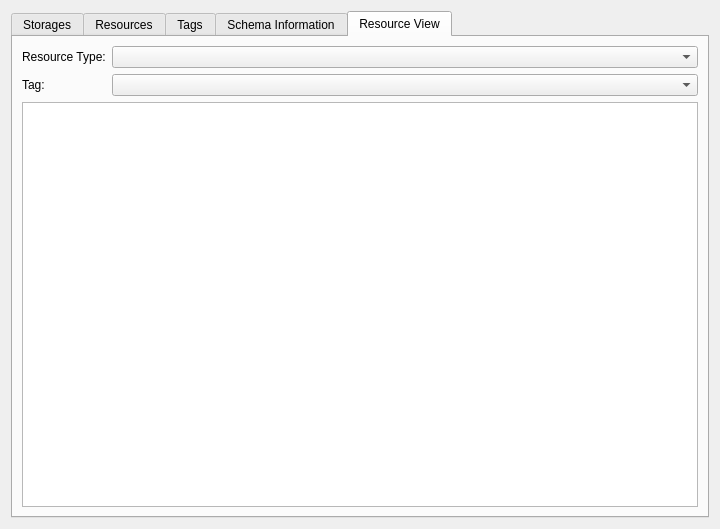
<?xml version="1.0" encoding="UTF-8"?>
<ui version="4.0">
 <author>
    SPDX-FileCopyrightText: none
    SPDX-License-Identifier: GPL-3.0-or-later
  </author>
 <class>WdgDbExplorer</class>
 <widget class="QWidget" name="WdgDbExplorer">
  <property name="minimumSize">
   <size>
    <width>720</width>
    <height>0</height>
   </size>
  </property>
  <layout class="QGridLayout" name="gridLayout">
   <item row="0" column="1">
    <widget class="QTabWidget" name="tabWidget">
     <property name="currentIndex">
      <number>4</number>
     </property>
     <widget class="QWidget" name="tabStorages">
      <attribute name="title">
       <string>Storages</string>
      </attribute>
      <layout class="QVBoxLayout" name="verticalLayout">
       <item>
        <widget class="QTableView" name="tableStorages">
         <attribute name="horizontalHeaderStretchLastSection">
          <bool>true</bool>
         </attribute>
        </widget>
       </item>
      </layout>
     </widget>
     <widget class="QWidget" name="tabResources">
      <attribute name="title">
       <string>Resources</string>
      </attribute>
      <layout class="QFormLayout" name="formLayout_4">
       <item row="0" column="0">
        <widget class="QLabel" name="label">
         <property name="text">
          <string>Resource Type</string>
         </property>
        </widget>
       </item>
       <item row="0" column="1">
        <widget class="QComboBox" name="cmbResourceTypes"/>
       </item>
       <item row="1" column="0" colspan="2">
        <widget class="QTableView" name="tableResources">
         <attribute name="horizontalHeaderStretchLastSection">
          <bool>true</bool>
         </attribute>
        </widget>
       </item>
       <item row="2" column="0" colspan="2">
        <widget class="QWidget" name="wdgResourceData" native="true">
         <layout class="QHBoxLayout" name="horizontalLayout">
          <property name="leftMargin">
           <number>0</number>
          </property>
          <property name="topMargin">
           <number>0</number>
          </property>
          <property name="rightMargin">
           <number>0</number>
          </property>
          <property name="bottomMargin">
           <number>0</number>
          </property>
          <item>
           <widget class="QGroupBox" name="groupBox_2">
            <property name="title">
             <string>Thumbnail</string>
            </property>
            <layout class="QVBoxLayout" name="verticalLayout_2">
             <item>
              <widget class="QLabel" name="lblThumbnail">
               <property name="sizePolicy">
                <sizepolicy hsizetype="Fixed" vsizetype="Fixed">
                 <horstretch>0</horstretch>
                 <verstretch>0</verstretch>
                </sizepolicy>
               </property>
               <property name="minimumSize">
                <size>
                 <width>100</width>
                 <height>100</height>
                </size>
               </property>
               <property name="maximumSize">
                <size>
                 <width>100</width>
                 <height>100</height>
                </size>
               </property>
               <property name="frameShape">
                <enum>QFrame::StyledPanel</enum>
               </property>
               <property name="alignment">
                <set>Qt::AlignCenter</set>
               </property>
              </widget>
             </item>
             <item>
              <spacer name="verticalSpacer">
               <property name="orientation">
                <enum>Qt::Vertical</enum>
               </property>
              </spacer>
             </item>
            </layout>
           </widget>
          </item>
          <item>
           <widget class="QGroupBox" name="groupBox">
            <property name="title">
             <string>Versions</string>
            </property>
            <layout class="QVBoxLayout" name="verticalLayout_6">
             <item>
              <widget class="QTableView" name="tableVersions">
               <attribute name="horizontalHeaderStretchLastSection">
                <bool>true</bool>
               </attribute>
              </widget>
             </item>
            </layout>
           </widget>
          </item>
         </layout>
        </widget>
       </item>
      </layout>
     </widget>
     <widget class="QWidget" name="tabTags">
      <attribute name="title">
       <string>Tags</string>
      </attribute>
      <layout class="QVBoxLayout" name="verticalLayout_4">
       <item>
        <widget class="QTableView" name="tableTags">
         <attribute name="horizontalHeaderStretchLastSection">
          <bool>true</bool>
         </attribute>
        </widget>
       </item>
       <item>
        <widget class="QTableView" name="tableTaggedResources">
         <attribute name="horizontalHeaderStretchLastSection">
          <bool>true</bool>
         </attribute>
        </widget>
       </item>
      </layout>
     </widget>
     <widget class="QWidget" name="tabSchema">
      <attribute name="title">
       <string>Schema Information</string>
      </attribute>
      <layout class="QVBoxLayout" name="verticalLayout_5">
       <item>
        <widget class="QGroupBox" name="groupBox_3">
         <property name="title">
          <string>Initialization</string>
         </property>
         <layout class="QFormLayout" name="formLayout_2">
          <item row="0" column="0">
           <widget class="QLabel" name="label_4">
            <property name="text">
             <string>Database version:</string>
            </property>
           </widget>
          </item>
          <item row="0" column="1">
           <widget class="QLabel" name="lblDatabaseVersion">
            <property name="text">
             <string>TextLabel</string>
            </property>
           </widget>
          </item>
          <item row="1" column="0">
           <widget class="QLabel" name="label_5">
            <property name="text">
             <string>Minerva version:</string>
            </property>
           </widget>
          </item>
          <item row="1" column="1">
           <widget class="QLabel" name="lblMinervaVersion">
            <property name="text">
             <string>TextLabel</string>
            </property>
           </widget>
          </item>
          <item row="2" column="0">
           <widget class="QLabel" name="label_6">
            <property name="text">
             <string>Created:</string>
            </property>
           </widget>
          </item>
          <item row="2" column="1">
           <widget class="QLabel" name="lblCreationDate">
            <property name="text">
             <string>TextLabel</string>
            </property>
           </widget>
          </item>
         </layout>
        </widget>
       </item>
       <item>
        <widget class="QGroupBox" name="grpSchema">
         <property name="title">
          <string>Schema upgrades</string>
         </property>
         <layout class="QVBoxLayout" name="verticalLayout_3">
          <item>
           <widget class="QTableView" name="tableSchema"/>
          </item>
         </layout>
        </widget>
       </item>
      </layout>
     </widget>
     <widget class="QWidget" name="tabResourceView">
      <attribute name="title">
       <string>Resource View</string>
      </attribute>
      <layout class="QFormLayout" name="formLayout_3">
       <item row="0" column="0">
        <widget class="QLabel" name="label_7">
         <property name="text">
          <string>Resource Type:</string>
         </property>
        </widget>
       </item>
       <item row="0" column="1">
        <widget class="KComboBox" name="cmbRvResourceTypes"/>
       </item>
       <item row="1" column="0">
        <widget class="QLabel" name="label_8">
         <property name="text">
          <string>Tag:</string>
         </property>
        </widget>
       </item>
       <item row="1" column="1">
        <widget class="QComboBox" name="cmbRvTags"/>
       </item>
       <item row="2" column="0" colspan="2">
        <widget class="KisResourceItemListView" name="resourceItemView"/>
       </item>
      </layout>
     </widget>
    </widget>
   </item>
  </layout>
 </widget>
 <customwidgets>
  <customwidget>
   <class>KComboBox</class>
   <extends>QComboBox</extends>
   <header location="global">kcombobox.h</header>
  </customwidget>
  <customwidget>
   <class>KisResourceItemListView</class>
   <extends>QListView</extends>
   <header location="global">KisResourceItemListView.h</header>
  </customwidget>
 </customwidgets>
 <resources/>
 <connections/>
</ui>
